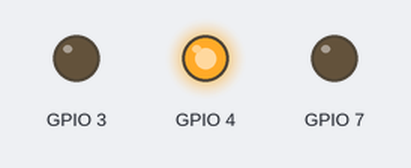
Recording of a program running on a simulated ESP32-S3. Parts: output pins drawn as LEDs (lit = HIGH).

Above: at 0.2 s.
At 0.7 s:
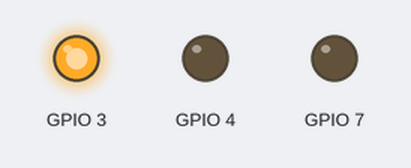
At 2.7 s:
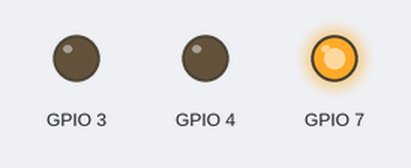
Timing chart, 0 to 3.5 s (numbered marks = the images above):
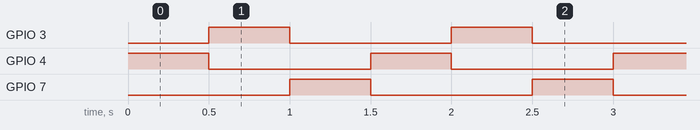

The program:

main.cpp
```cpp
#include <Arduino.h>

void setup() {
  // put your setup code here, to run once:
  // ORANGE
  pinMode(4, OUTPUT);
  // GREEN
  pinMode(3, OUTPUT);
  // WHITE
  pinMode(7, OUTPUT);
}

void loop() {
  // put your main code here, to run repeatedly:
  digitalWrite(4, HIGH);
  digitalWrite(7, LOW);
  delay(500);
  digitalWrite(4, LOW);
  digitalWrite(3, HIGH);
  delay(500);
  digitalWrite(3, LOW);
  digitalWrite(7, HIGH);
  delay(500);
}
```

Measured:
- by itself, GPIO 3, GPIO 4, GPIO 7: alternates HIGH for 0.50 s and LOW for 1.0 s
- by itself, everything shown: repeats every 1.5 s, in 3 steps
